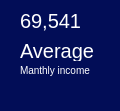
    <widget class="QWidget" name="widget_46" native="true">
     <property name="geometry">
      <rect>
       <x>1780</x>
       <y>69</y>
       <width>120</width>
       <height>111</height>
      </rect>
     </property>
     <property name="styleSheet">
      <string notr="true">background-color: rgb(2, 13, 87);
border-radius:20px;</string>
     </property>
     <widget class="QLabel" name="Advertising_2">
      <property name="geometry">
       <rect>
        <x>20</x>
        <y>0</y>
        <width>91</width>
        <height>41</height>
       </rect>
      </property>
      <property name="styleSheet">
       <string notr="true">color:white;
background-color: rgba(255, 255, 255, 0);
font: 20px;
text-align: center;
</string>
      </property>
      <property name="text">
       <string>69,541</string>
      </property>
      <property name="wordWrap">
       <bool>true</bool>
      </property>
     </widget>
     <widget class="QLabel" name="Advertising_3">
      <property name="geometry">
       <rect>
        <x>20</x>
        <y>40</y>
        <width>81</width>
        <height>21</height>
       </rect>
      </property>
      <property name="styleSheet">
       <string notr="true">color:white;
background-color: rgba(255, 255, 255, 0);
font: 20px;</string>
      </property>
      <property name="text">
       <string>Average</string>
      </property>
      <property name="wordWrap">
       <bool>true</bool>
      </property>
     </widget>
     <widget class="QLabel" name="Advertising_4">
      <property name="geometry">
       <rect>
        <x>20</x>
        <y>60</y>
        <width>81</width>
        <height>21</height>
       </rect>
      </property>
      <property name="styleSheet">
       <string notr="true">color:white;
background-color: rgba(255, 255, 255, 0);
font: 10px;</string>
      </property>
      <property name="text">
       <string>Manthly income</string>
      </property>
      <property name="wordWrap">
       <bool>true</bool>
      </property>
     </widget>
    </widget>
